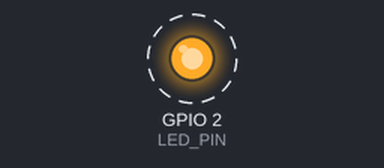
Simulated run of this program. Board: ESP32. On the bench: output pins drawn as LEDs (lit = HIGH). Dashed ring = blinking. What the program prints to the serial monitor is not drawn.

Above: at 1.5 s.
Timing chart, 0 to 5.6 s (numbered marks = the images above):
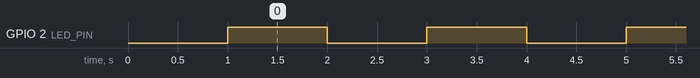

Measured:
- by itself, GPIO 2 (LED_PIN): alternates HIGH for 1.0 s and LOW for 1.0 s

The program:

main.cpp
```cpp
#include <Arduino.h>
#include "config.h"

void setup() {
  Serial.begin(115200);
  delay(1000);
  Serial.println("Hello from Grimox (PlatformIO)");

  pinMode(LED_PIN, OUTPUT);
}

void loop() {
  digitalWrite(LED_PIN, HIGH);
  Serial.println("LED ON");
  delay(1000);

  digitalWrite(LED_PIN, LOW);
  Serial.println("LED OFF");
  delay(1000);
}
```

config.h
```cpp
#ifndef CONFIG_H
#define CONFIG_H

#define WIFI_SSID     "your-ssid"
#define WIFI_PASSWORD "your-password"
#define LED_PIN       2

#endif
```
